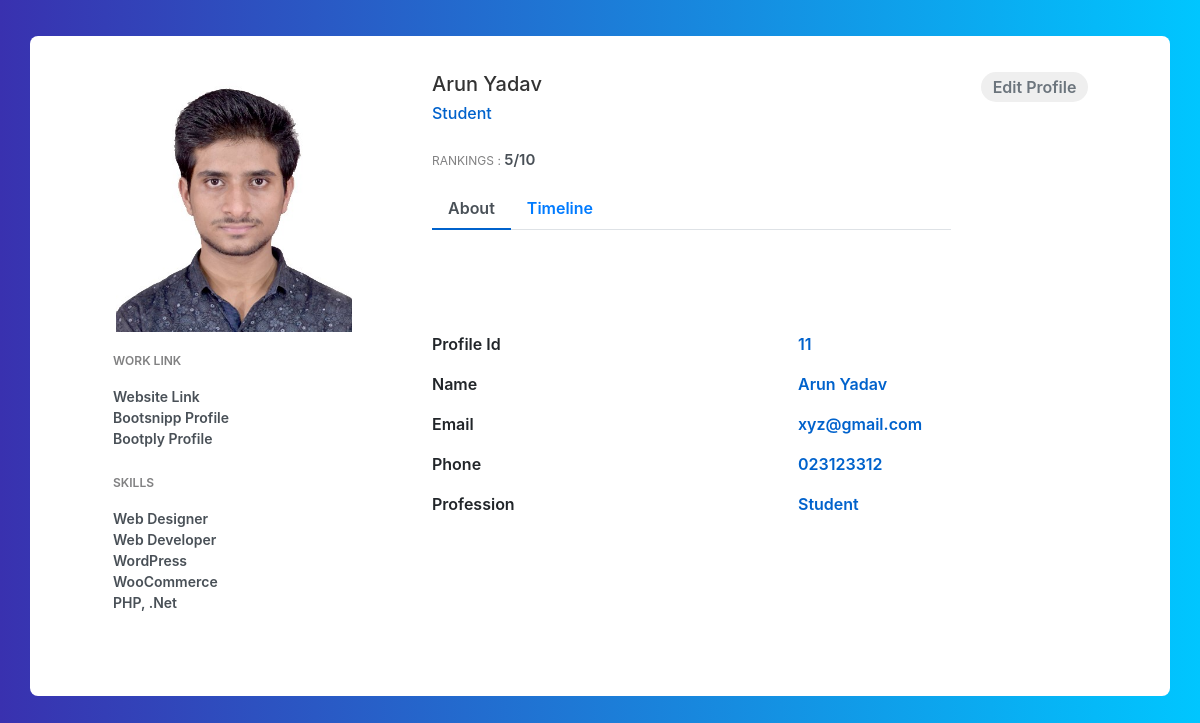
Screenshot of /details/ with the database file from the repository.
### core/models.py (models this page shows, shortened)
class Profile(models.Model):
    first_name = models.CharField(max_length=70)
    last_name = models.CharField(max_length=70)
    date = models.DateField()
    phone = models.BigIntegerField()
    email = models.EmailField()
    ranking = models.IntegerField()
    profession = models.CharField(max_length=200)
    status = models.CharField(choices=types,max_length=20,null=True,blank=False,default='employee')
    present = models.BooleanField(default=False)
    image = models.ImageField()
    updated = models.DateTimeField(auto_now=True)
    shift = models.TimeField()

### core/views.py (the view)
# urls.py: path('details/', details, name= 'details'),
def details(request):
    try:
        last_face = LastFace.objects.last()
        profile = Profile.objects.get(Q(image__icontains=last_face))
    except:
        last_face = None
        profile = None
    context = {
        'profile': profile,
        'last_face': last_face
    }
    return render(request, 'core/details.html', context)

### core/models.py (called while the page is built)
    def __str__(self):
        return self.last_face

### core/templates/core/details.html (shortened to what this page needs)
{% extends "core/base.html" %}
{% load static %}
{% block content %}
{% if profile == None %}
<div class="container emp-profile">
    <div class="row">
        <div class="col-md-5">
            <div class="alert alert-warning">
                <svg width="1.0625em" height="1em" viewBox="0 0 17 16" class="bi bi-exclamation-triangle"
                    fill="currentColor" xmlns="http://www.w3.org/2000/svg">
                    <path fill-rule="evenodd"
                        d="M7.938 2.016a.146.146 0 0 0-.054.057L1.027 13.74a.176.176 0 0 0-.002.183c.016.03.037.05.054.06.015.01.034.017.066.017h13.713a.12.12 0 0 0 .066-.017.163.163 0 0 0 .055-.06.176.176 0 0 0-.003-.183L8.12 2.073a.146.146 0 0 0-.054-.057A.13.13 0 0 0 8.002 2a.13.13 0 0 0-.064.016zm1.044-.45a1.13 1.13 0 0 0-1.96 0L.165 13.233c-.457.778.091 1.767.98 1.767h13.713c.889 0 1.438-.99.98-1.767L8.982 1.566z" />
                    <path
                        d="M7.002 12a1 1 0 1 1 2 0 1 1 0 0 1-2 0zM7.1 5.995a.905.905 0 1 1 1.8 0l-.35 3.507a.552.552 0 0 1-1.1 0L7.1 5.995z" />
                </svg>
                <p><b>Note: </b>
                <ul>
                    <li>It takes some time to turn on the scanner if your computer hardware
                        does not meet the requirements of the face recognition software</li>
                    <li>consider providing good lighting and good resolution cameras
                        for the software to work properly</li>
                </ul>
                <small>(this window will disappear after running the first scan)</small>
                </p>
            </div>
        </div>
        <div class="col-md-1">
        </div>
        <div class="col-md-6">
            <div>
                <img src="{% static 'img/fgirl.jpg'%}" alt="" width="99%">
            </div>
        </div>
    </div>
</div>
{% else %}
<div class="container emp-profile">
        <div class="row">
            <div class="col-md-4">
                <div class="profile-img">
                    <img src="{{ profile.image.url }}" alt="" />
                </div>
            </div>
            <div class="col-md-6">
                <div class="profile-head">
                    <h5>
                        {{profile.first_name}} {{profile.last_name}}
                    </h5>
                    <h6>
                        {{profile.profession }}
                    </h6>
                    <p class="proile-rating">RANKINGS : <span>{{profile.ranking}}/10</span></p>
                    <ul class="nav nav-tabs" id="myTab" role="tablist">
                        <li class="nav-item">
                            <a class="nav-link active" id="home-tab" data-toggle="tab" href="#home" role="tab"
                                aria-controls="home" aria-selected="true">About</a>
                        </li>
                        <li class="nav-item">
                            <a class="nav-link" id="profile-tab" data-toggle="tab" href="#profile" role="tab"
                                aria-controls="profile" aria-selected="false">Timeline</a>
                        </li>
                    </ul>
                </div>
            </div>
            <div class="col-md-2">
                <a href="{% url 'edit_profile' profile.id %}"><input type="button" class="profile-edit-btn" name="btnAddMore" value="Edit Profile" /></a>
            </div>
        </div>
        <div class="row">
            <div class="col-md-4">
                <div class="profile-work">
                    <p>WORK LINK</p>
                    <a href="">Website Link</a><br />
                    <a href="">Bootsnipp Profile</a><br />
                    <a href="">Bootply Profile</a>
                    <p>SKILLS</p>
                    <a href="">Web Designer</a><br />
                    <a href="">Web Developer</a><br />
                    <a href="">WordPress</a><br />
                    <a href="">WooCommerce</a><br />
                    <a href="">PHP, .Net</a><br />
                </div>
            </div>
            <div class="col-md-8">
                <div class="tab-content profile-tab" id="myTabContent">
                    <div class="tab-pane fade show active" id="home" role="tabpanel" aria-labelledby="home-tab">
                        <div class="row">
                            <div class="col-md-6">
                                <label>Profile Id</label>
                            </div>
                            <div class="col-md-6">
                                <p>{{profile.id}}</p>
                            </div>
                        </div>
                        <div class="row">
                            <div class="col-md-6">
                                <label>Name</label>
                            </div>
                            <div class="col-md-6">
                                <p>{{profile.first_name}} {{profile.last_name}}</p>
                            </div>
                        </div>
                        <div class="row">
                            <div class="col-md-6">
                                <label>Email</label>
                            </div>
                            <div class="col-md-6">
                                <p>{{profile.email}}</p>
                            </div>
                        </div>
                        <div class="row">
                            <div class="col-md-6">
                                <label>Phone</label>
                            </div>
                            <div class="col-md-6">
                                <p>0{{profile.phone}}</p>
                            </div>
                        </div>
                        <div class="row">
                            <div class="col-md-6">
                                <label>Profession</label>
                            </div>
                            <div class="col-md-6">
                                <p>{{ profile.profession }}</p>
                            </div>
                        </div>
                    </div>
                </div>
            </div>
        </div>
</div>
{% endif %}
{% endblock content %}

### static/css/details.css (style rules this page uses)
.emp-profile { padding: 3%; margin-top: 3%; margin-bottom: 3%; border-radius: 0.5rem; background: #fff; }
.profile-img { text-align: center; }
.profile-img img { width: 70%; height: 100%; }
.profile-head h5 { color: #333; }
.profile-head h6 { color: #0062cc; }
.profile-edit-btn { border: none; border-radius: 1.5rem; width: 70%; padding: 2%; font-weight: 600; color: #6c757d; cursor: pointer; }
.proile-rating { font-size: 12px; color: #818182; margin-top: 5%; }
.proile-rating span { color: #495057; font-size: 15px; font-weight: 600; }
.profile-head .nav-tabs { margin-bottom:5%; }
.profile-head .nav-tabs .nav-link { font-weight:600; border: none; }
.profile-head .nav-tabs .nav-link.active { border: none; border-bottom:2px solid #0062cc; }
.profile-work { padding: 14%; margin-top: -15%; }
.profile-work p { font-size: 12px; color: #818182; font-weight: 600; margin-top: 10%; }
.profile-work a { text-decoration: none; color: #495057; font-weight: 600; font-size: 14px; }
.profile-tab label { font-weight: 600; }
.profile-tab p { font-weight: 600; color: #0062cc; }

### static/css/body.css (style rules this page uses)
body { background: -webkit-linear-gradient(left, #3931af, #00c6ff); }

### rows the page displays
Profile: image (picture), first_name "Arun", last_name "Yadav", profession "Student", ranking "5", id "11", email "xyz@gmail.com", phone "23123312"
